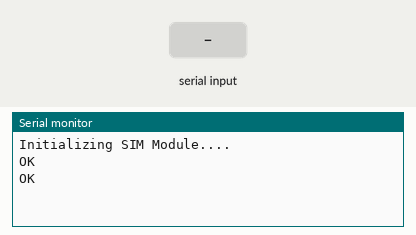
Bench run of a sketch on a simulated Arduino Uno, built with avr-gcc and run on an emulated ATmega328P. Shown: the last lines printed to the serial monitor. The inputs (shaded band) are chosen by the test bench. The modem accepts every AT command (registered, SIM ready, sends succeed) and sends nothing else.

Above: at 3.2 s.
3.3 s: "1" received over Serial
At 5.7 s:
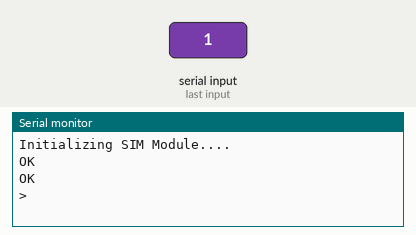
6.3 s: "0" received over Serial
At 8.6 s:
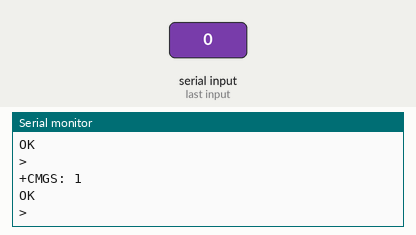

Measured:
- after the input at 3.3 s, the serial monitor: prints a new line after 1.5 s (image 1)
- after the input at 6.3 s, the serial monitor: prints a new line after 1.5 s (image 2)

The sketch:

Final.ino
```cpp
#include <SoftwareSerial.h>
SoftwareSerial mySerial(3,2); //Pin 3 is RX and Pin 2 is TX
String mobNumber="+917898372401";
String msg="Hello! I am arduino with SIM Module";


void setup()
{
  Serial.begin(9600);
  mySerial.begin(9600);

  Serial.println("Initializing SIM Module....");
  delay(1000);

  mySerial.println("AT"); //Once the handshake test is successful, it will back to OK
  updateSerial();

  mySerial.println("AT+CMGF=1"); // Configuring TEXT mode
  updateSerial();
  //sendMessage(mobNumber,msg);

}

void sendMessage(String number,String message)
{
  String s="AT+CMGS=\"";
  s.concat(number);
  s.concat("\"");
  mySerial.println(s);//change ZZ with country code and xxxxxxxxxxx with phone number to sms
  updateSerial();
  mySerial.print(message); //text content
  updateSerial();
  mySerial.write(26);
  /*mySerial.print("AT+CMGS=\"");//change ZZ with country code and xxxxxxxxxxx with phone number to sms
  mySerial.print(number);
  mySerial.println("\"");
  updateSerial();
  mySerial.print(message); //text content
  updateSerial();
  mySerial.write(26);*/
}

void updateSerial()
{
  delay(500);
  while(mySerial.available())
  {
    Serial.write(mySerial.read());//Forward what Software Serial received to Serial Port
  }
}

void loop()
{
  if(Serial.available()>0)
  {
    String s=Serial.readString();
    //String s1=Serial.readString();
    sendMessage(s,"Message");
  }
}
```
